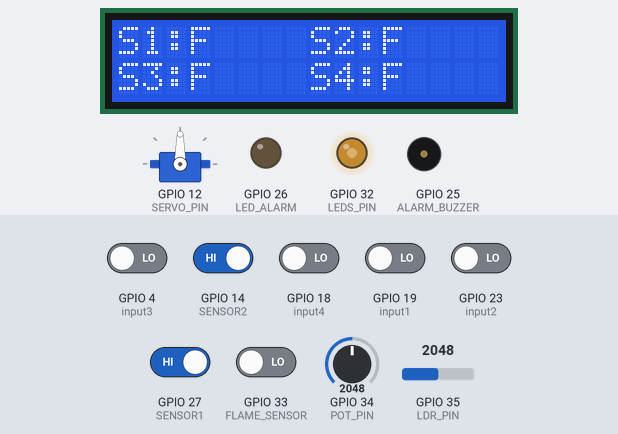
Bench run of a sketch on a simulated ESP32. Parts: 16×2 character LCD, servo, output pins drawn as LEDs (lit = HIGH), buzzer (waves = sounding). Dashed ring = blinking. The inputs (shaded band) are chosen by the test bench; at power-on: GPIO 14 (SENSOR2), GPIO 27 (SENSOR1) HIGH, GPIO 4 (input3), GPIO 18 (input4), GPIO 19 (input1), GPIO 23 (input2), GPIO 33 (FLAME_SENSOR) LOW, GPIO 35 (LDR_PIN) = 2048, GPIO 34 (POT_PIN) = 2048. What the sketch prints to the serial monitor is not drawn.

Above: at 2.2 s.
2.3 s: GPIO 33 (FLAME_SENSOR) driven HIGH
At 2.58 s:
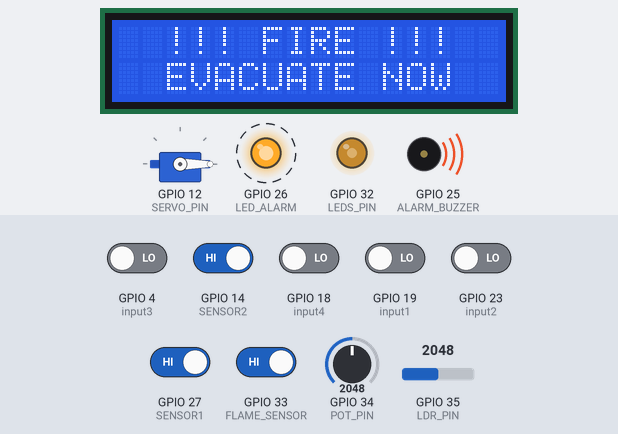
5.3 s: GPIO 35 (LDR_PIN) set to 2937
6.9 s: GPIO 35 (LDR_PIN) set to 3048
At 7.9 s:
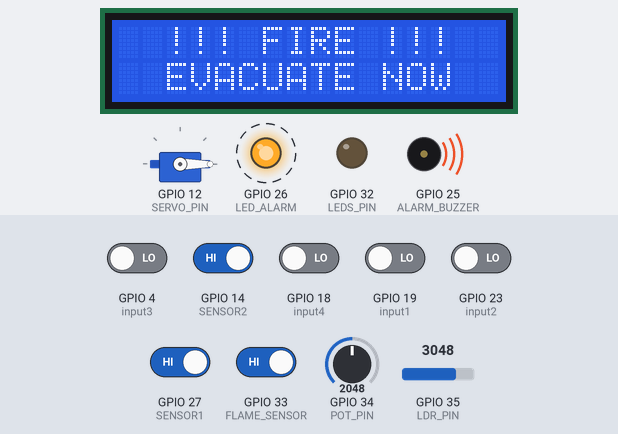
9.9 s: GPIO 33 (FLAME_SENSOR) driven LOW
At 10.9 s:
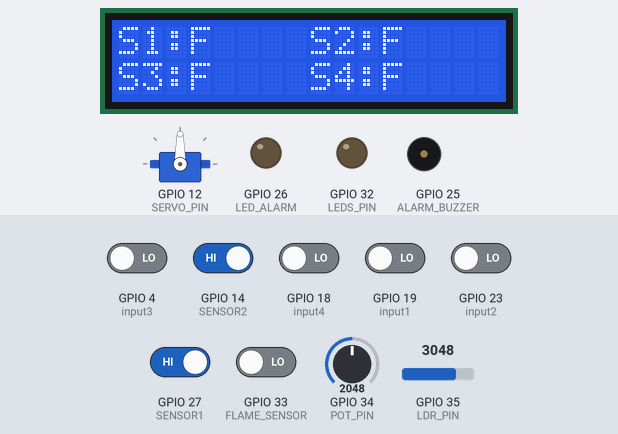
11.4 s: GPIO 4 (input3) driven HIGH
12.9 s: GPIO 14 (SENSOR2) driven LOW
At 14.4 s:
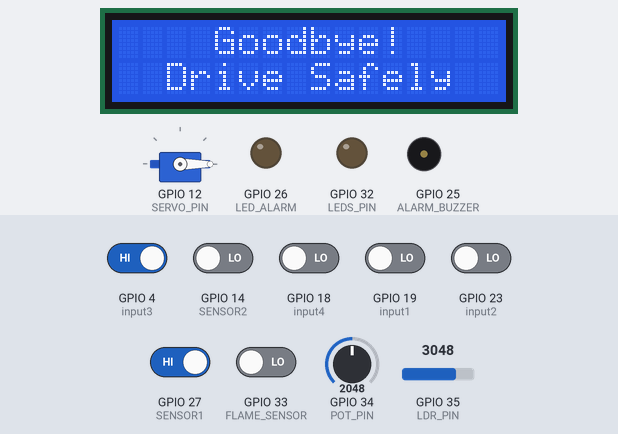
Timing chart, 0 to 15.5 s (numbered marks = the images above; inputs shaded):
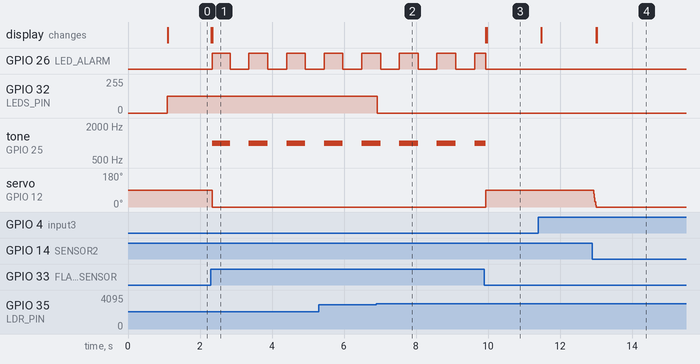

Measured:
- the behaviour switches between 3000 and 3001 on GPIO 35 (LDR_PIN) (found by bisection; images 1 and 2)
- after the input at 2.3 s, GPIO 26 (LED_ALARM): alternates HIGH for 0.52 s and LOW for 0.52 s, starting at once; tone on GPIO 25 (ALARM_BUZZER): alternates 1000 Hz for 0.52 s and silent for 0.52 s, starting at once; servo on GPIO 12 (SERVO_PIN): 90° → 0° at once; the display: first changes at once (image 1 shows a later state)
- after the input at 6.9 s, GPIO 32 (LEDS_PIN): 127/255 → 0/255 at once
- after the input at 9.9 s, servo on GPIO 12 (SERVO_PIN): 0° → 90° at once; the display: first changes at once (image 3 shows a later state)
- after the input at 12.9 s, servo on GPIO 12 (SERVO_PIN): 90° → 0° at once; the display: first changes after 0.10 s (image 4 shows a later state)

The sketch:

Smart_Garage_Project.ino
```cpp
#include <LiquidCrystal_I2C.h>
#include <Wire.h>
#include <ESP32Servo.h>

Servo my_servo;
LiquidCrystal_I2C lcd(0x27, 16, 2);

#define LEDS_PIN        32
#define POT_PIN         34
#define LDR_PIN         35

#define FLAME_SENSOR    33
#define ALARM_BUZZER    25
#define LED_ALARM       26
#define SENSOR1         27
#define SENSOR2         14
#define SENSOR3         13
#define SERVO_PIN    12

#define input1 19
#define input2 23
#define input3 4
#define input4 18

bool previoussensor1 = 0;
bool previoussensor2 = 0;

unsigned long previous_millis = 0;
unsigned long lcd_timer = 0;

bool alarmled_state = LOW;


enum SystemState {
  IDLE,
  WELCOME,
  BYE,
  FIRE_ALARM
};
SystemState currentState = IDLE;

void Gateclose ()
{

  for(int i=0;i<=90;)
    {
      unsigned long currentmillis = millis();
     if(currentmillis-previous_millis>=1)
     {
        my_servo.write (i);
        i++;
     	previous_millis=currentmillis;
     }
    }
}

void Gateopen ()
{

  for(int i=90;i>=0;)
  {
    unsigned long currentmillis = millis();
   if(currentmillis-previous_millis>=1)
   {
      my_servo.write (i);
      i--;

     	previous_millis=currentmillis;
    }
  }
}

void showWelcome() {
  lcd.setCursor(0, 0);
  lcd.print("Welcome to the");
  lcd.setCursor(0, 1);
  lcd.print("Smart Garage  ");
}

void showGoodbye() {
  lcd.setCursor(4, 0);
  lcd.print("Goodbye!    ");
  lcd.setCursor(2, 1);
  lcd.print("Drive Safely");
}

void fireAlert() {
  lcd.setCursor(2, 0);
  lcd.print("!!! FIRE !!!");
  lcd.setCursor(2, 1);
  lcd.print("EVACUATE NOW");
}

void garage_places(bool place1, bool place2, bool place3, bool place4) {
  lcd.setCursor(0, 0); lcd.print("S1:");
  lcd.setCursor(3, 0); lcd.print(place1 ? "F" : "E");

  lcd.setCursor(8, 0); lcd.print("S2:");
  lcd.setCursor(11, 0); lcd.print(place2 ? "F" : "E");

  lcd.setCursor(0, 1); lcd.print("S3:");
  lcd.setCursor(3, 1); lcd.print(place3 ? "F" : "E");

  lcd.setCursor(8, 1); lcd.print("S4:");
  lcd.setCursor(11, 1); lcd.print(place4 ? "F" : "E");
}

void set_alarm_state() {
  if (alarmled_state == HIGH) {
    tone(ALARM_BUZZER, 1000);
  } else {
    noTone(ALARM_BUZZER);
  }
  digitalWrite(LED_ALARM, alarmled_state);
}

void setup() {
  Serial.begin(9600);
  Wire.begin();
  lcd.init();
  lcd.backlight();
  lcd.clear();

  pinMode(SENSOR1, INPUT);
  pinMode(SENSOR2, INPUT);
  pinMode(SENSOR3, INPUT);

  pinMode(FLAME_SENSOR, INPUT);
  pinMode(POT_PIN, INPUT);
  pinMode(LDR_PIN, INPUT);

  pinMode(LEDS_PIN, OUTPUT);
  pinMode(ALARM_BUZZER, OUTPUT);
  pinMode(LED_ALARM, OUTPUT);

  my_servo.attach(SERVO_PIN);

  currentState = IDLE;

  lcd.setCursor(0, 0);
  lcd.print("System Starting");
  delay(1000);
  lcd.clear();
}

void loop() {
  unsigned long currentMillis = millis();

  bool flame_reading = digitalRead(FLAME_SENSOR);
  int pot_reading = analogRead(POT_PIN);
  int brightness = map(pot_reading, 0, 4095, 0, 255);
  int sunlight = analogRead(LDR_PIN);

  bool currentSensor1 = digitalRead(SENSOR1);
  bool currentSensor2 = digitalRead(SENSOR2);

  Serial.println(sunlight);


  if (sunlight <= 3000) {
    analogWrite(LEDS_PIN, brightness);
  } else {
    analogWrite(LEDS_PIN, 0);
  }


  switch (currentState) {

    case IDLE:
      noTone(ALARM_BUZZER);
      digitalWrite(LED_ALARM, LOW);


      if (flame_reading == HIGH) {
        currentState = FIRE_ALARM;
        lcd.clear();
      }

      else if (previoussensor1 == 1 && currentSensor1 == 0) {
        Gateopen ();
        currentState = WELCOME;
        lcd.clear();
      }

      else if (previoussensor2 == 1 && currentSensor2 == 0) {
        Gateopen ();
        currentState = BYE;
        lcd.clear();
      }

      else {
         if (currentMillis - lcd_timer > 500) {
            garage_places(1-digitalRead(input1), 1-digitalRead(input2), 1-digitalRead(input3), 1-digitalRead(input4));
            lcd_timer = currentMillis;
         }
      }
      break;

    case FIRE_ALARM:
      fireAlert();

      if (currentMillis - previous_millis >= 500) {
        alarmled_state = !alarmled_state;
        set_alarm_state();
        previous_millis = currentMillis;
      }
      my_servo.write(0);

      if (flame_reading == LOW) {
        currentState = IDLE;
        lcd.clear();
        noTone(ALARM_BUZZER);
        digitalWrite(LED_ALARM, LOW);
        my_servo.write(90);
      }
      break;

    case WELCOME:
      showWelcome();
      if ((previoussensor1==1 && currentSensor1==0) || (previoussensor2==1 && currentSensor2==0) )
    {

     Gateclose ();
      lcd.clear();
     currentState= IDLE;
	  }
    previoussensor1=currentSensor1;
    previoussensor2=currentSensor2;
    if (flame_reading == HIGH) {
        currentState = FIRE_ALARM;
        lcd.clear();
    }
      break;

    case BYE:
      showGoodbye();
      if ((previoussensor1==1 && currentSensor1==0) || (previoussensor2==1 && currentSensor2==0) )
    {

     Gateclose ();
      lcd.clear();
     currentState= IDLE;

	  }
    previoussensor1=currentSensor1;
    previoussensor2=currentSensor2;

     if (flame_reading == HIGH) {
        currentState = FIRE_ALARM;
        lcd.clear();
     }
    break;
  }

  previoussensor1 = currentSensor1;
  previoussensor2 = currentSensor2;

}
```
